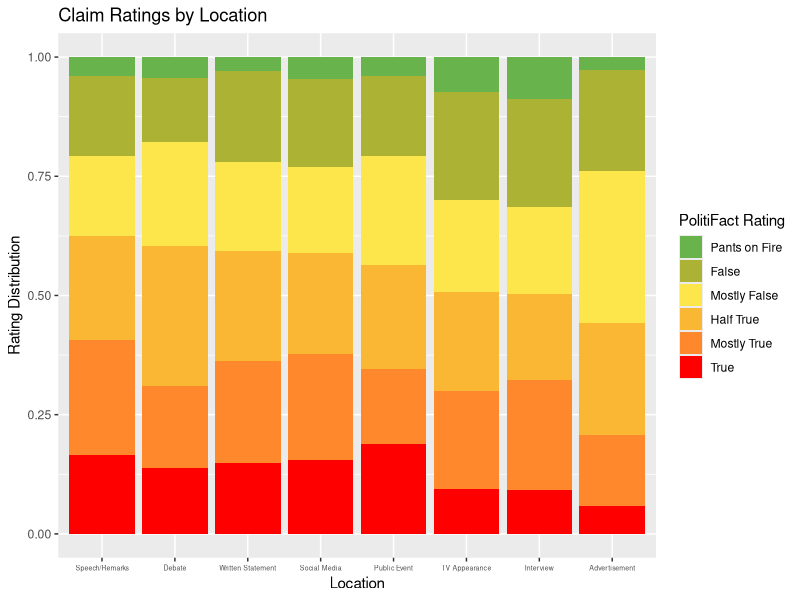
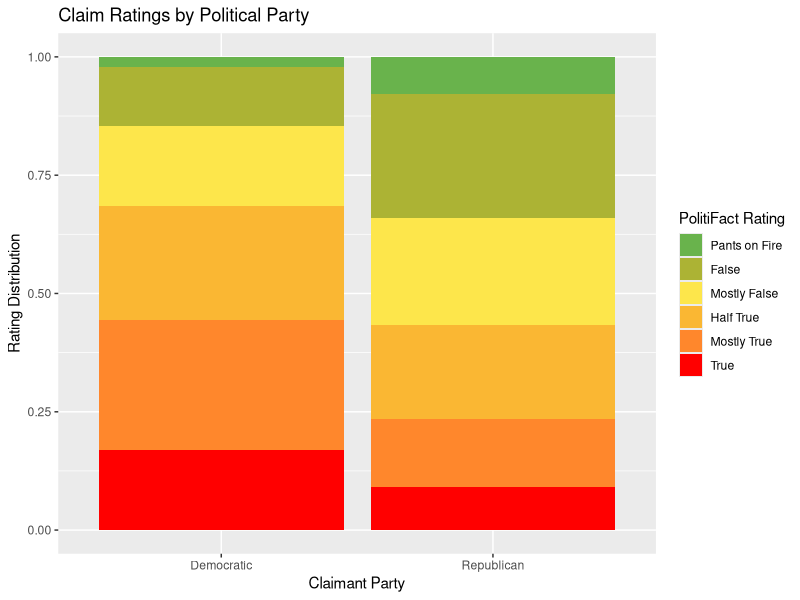
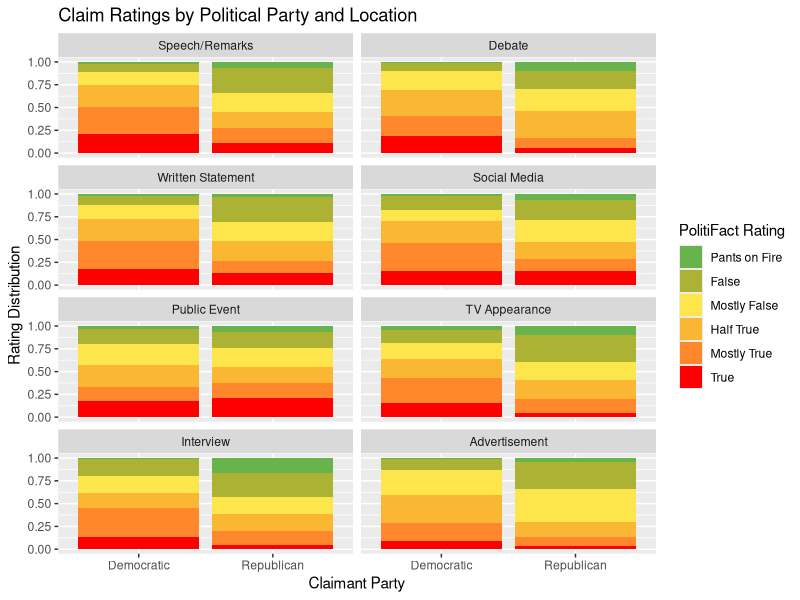
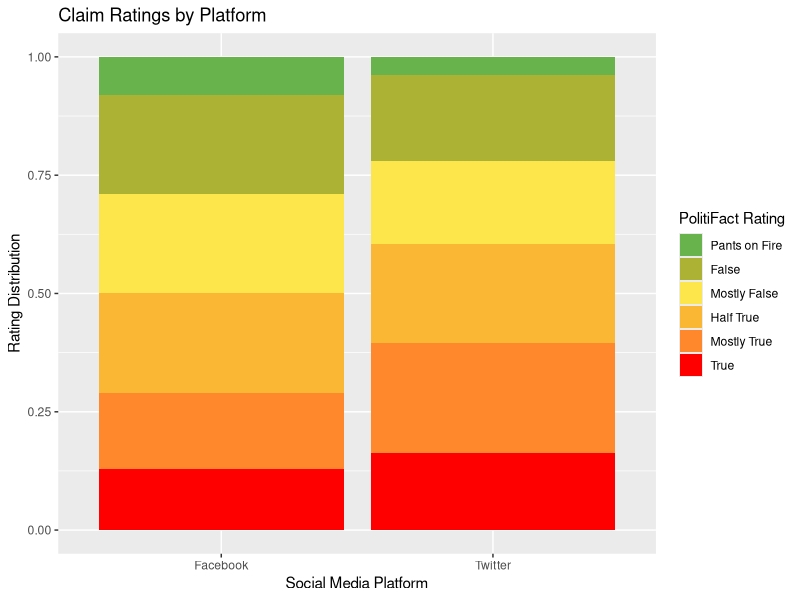
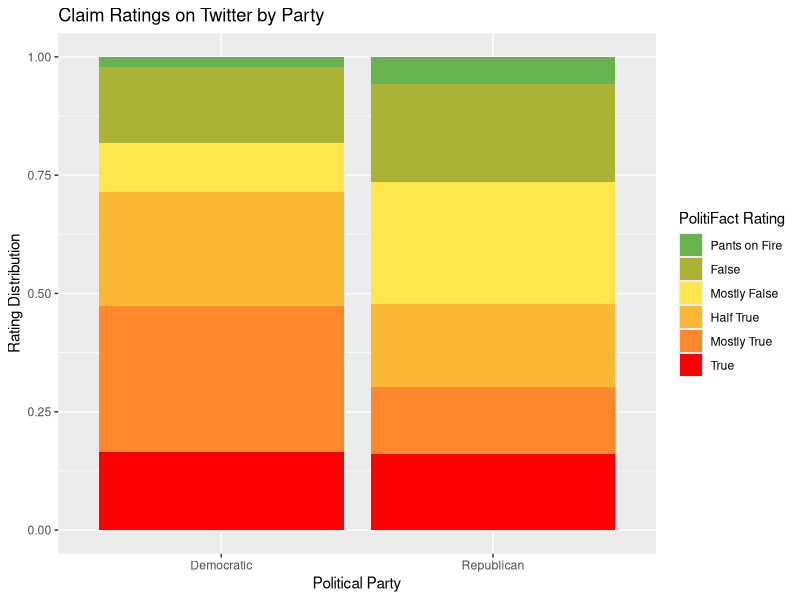
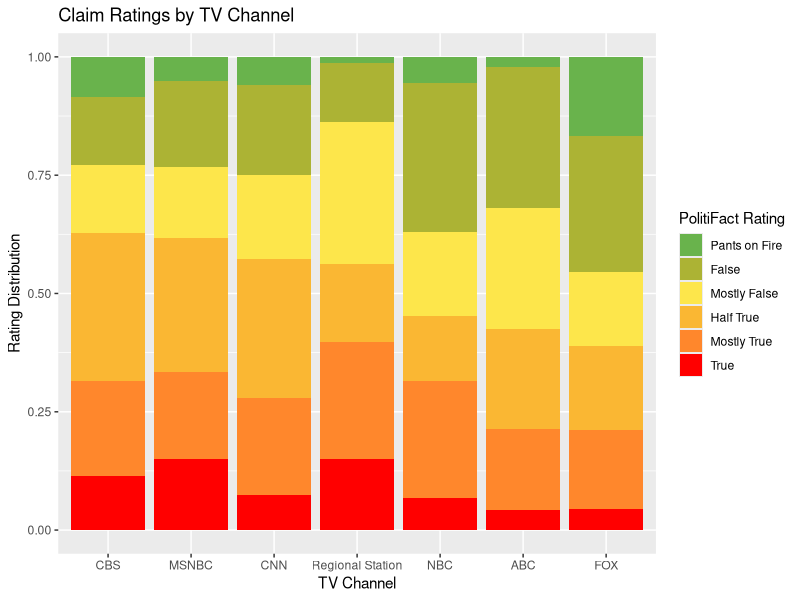
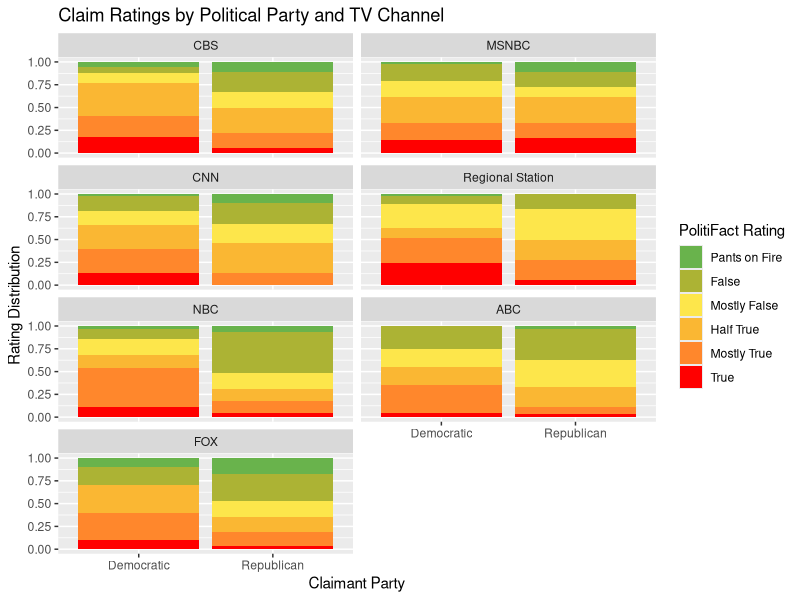

Generate these figures, in order, with R:
## ---- chunk 1
knitr::opts_chunk$set(echo = TRUE)
library(tidyverse)
library(knitr)
## ---- chunk 2
loc_tags <- read.csv("pf_mega_location.csv")

loc_tags$textualRating <- factor(loc_tags$textualRating, 
                              levels = c("Pants on Fire", 
                                         "False", 
                                         "Mostly False", 
                                         "Half True", 
                                         "Mostly True", 
                                         "True"))

truenesscolors = c("#69B34C", "#ACB334", "#FDE64B", "#FAB733", "#FF872C", "#FF0000")
## ---- chunk 3
loc_tags %>%
  group_by(location) %>%
  summarise(count = n(), percentage = (n()*100)/nrow(loc_tags)) %>%
  arrange(desc(count)) %>%
  kable(caption = "Distribution of All Claims by Location", digits = 1)
## ---- chunk 4
loc_relevel <- loc_tags %>%
  mutate(location = fct_relevel(location, c("Speech/Remarks",
                                            "Debate",
                                            "Written Statement",
                                            "Social Media",
                                            "Public Event",
                                            "TV Appearance",
                                            "Interview",
                                            "Advertisement")))
loc_relevel %>%
  ggplot(aes(x = location, fill = textualRating)) +
  geom_bar(position = "fill") +
  labs(
    x = "Location",
    y = "Rating Distribution",
    fill = "PolitiFact Rating",
    title = "Claim Ratings by Location"
  ) +
  scale_fill_manual(values = truenesscolors) +
  theme(axis.text.x = element_text(size = 5))  
## ---- chunk 5
all_loc_count <- loc_tags %>%
  group_by(location) %>%
  summarize(count = n()) %>%
  pull(count)

all_ad <- loc_tags %>%
  filter(location == "Advertisement") %>%
  group_by(textualRating) %>%
  summarize(percentage = (n()*100)/all_loc_count[1])
all_ad$location <- "Advertisement"

all_deb <- loc_tags %>%
  filter(location == "Debate") %>%
  group_by(textualRating) %>%
  summarize(percentage = (n()*100)/all_loc_count[2])
all_deb$location <- "Debate"

all_int <- loc_tags %>%
  filter(location == "Interview") %>%
  group_by(textualRating) %>%
  summarize(percentage = (n()*100)/all_loc_count[3])
all_int$location <- "Interview"

all_pub <- loc_tags %>%
  filter(location == "Public Event") %>%
  group_by(textualRating) %>%
  summarize(percentage = (n()*100)/all_loc_count[4])
all_pub$location <- "Public Event"

all_soc <- loc_tags %>%
  filter(location == "Social Media") %>%
  group_by(textualRating) %>%
  summarize(percentage = (n()*100)/all_loc_count[5])
all_soc$location <- "Social Media"

all_spe <- loc_tags %>%
  filter(location == "Speech/Remarks") %>%
  group_by(textualRating) %>%
  summarize(percentage = (n()*100)/all_loc_count[6])
all_spe$location <- "Speech/Remarks"

all_tv <- loc_tags %>%
  filter(location == "TV Appearance") %>%
  group_by(textualRating) %>%
  summarize(percentage = (n()*100)/all_loc_count[7])
all_tv$location <- "TV Appearance"

all_wri <- loc_tags %>%
  filter(location == "Written Statement") %>%
  group_by(textualRating) %>%
  summarize(percentage = (n()*100)/all_loc_count[8])
all_wri$location <- "Written Statement"

all_loc <- rbind(all_ad, all_deb, all_int, all_pub, all_soc, all_spe, all_tv, all_wri)
all_loc %>%
  pivot_wider(names_from = textualRating, values_from = percentage) %>%
  kable(caption = "Proportion of Ratings in Percent, by Location", digits = 1)
## ---- chunk 6
loc_tags %>%
  group_by(claimant_party) %>%
  summarise(count = n(), percentage = (100*count)/nrow(loc_tags)) %>%
  kable(caption = "Claims Count by Party", digits = 2)
## ---- chunk 7
loc_tags %>%
  ggplot(aes(x = claimant_party, fill = textualRating)) +
  geom_bar(position = "fill") +
  labs(
    x = "Claimant Party",
    y = "Rating Distribution",
    fill = "PolitiFact Rating",
    title = "Claim Ratings by Political Party"
  ) +
  scale_fill_manual(values = truenesscolors)
## ---- chunk 8
loc_tags %>%
  group_by(location, claimant_party) %>%
  summarise(count = n()) %>%
  pivot_wider(names_from = location, values_from = count) %>%
  kable(caption = "Distribution of Claims by Party and Location")
## ---- chunk 9
loc_relevel %>%
  ggplot(aes(x = claimant_party, fill = textualRating)) +
  geom_bar(position = "fill") +
  facet_wrap(~ location, ncol = 2) +
  labs(
    x = "Claimant Party",
    y = "Rating Distribution",
    fill = "PolitiFact Rating",
    title = "Claim Ratings by Political Party and Location"
  ) +
  scale_fill_manual(values = truenesscolors)
## ---- chunk 10
loc_tags %>%
  filter(location == "Social Media") %>%
  group_by(location.extra) %>%
  summarise(count = n()) %>%
  kable(caption = "Distribution of Claims by Social Media App")
## ---- chunk 11
loc_tags %>%
  filter(location == "Social Media",
         location.extra == "Twitter" | location.extra == "Facebook") %>%
  ggplot(aes(x = location.extra, fill = textualRating)) +
  geom_bar(position = "fill") +
  labs(
    x = "Social Media Platform",
    y = "Rating Distribution",
    fill = "PolitiFact Rating",
    title = "Claim Ratings by Platform"
  ) +
  scale_fill_manual(values = truenesscolors)
## ---- chunk 12
social <- loc_tags %>%
  filter(location == "Social Media",
         location.extra == "Twitter" | location.extra == "Facebook") %>%
  group_by(location.extra) %>%
  summarize(count = n()) %>%
  pull(count)

social_fac <- loc_tags %>%
  filter(location == "Social Media",
         location.extra == "Facebook") %>%
  group_by(textualRating) %>%
  summarize(percentage = (100*n())/social[1])
social_fac$platform <- "Facebook"

social_twit <- loc_tags %>%
  filter(location == "Social Media",
         location.extra == "Twitter") %>%
  group_by(textualRating) %>%
  summarize(percentage = (100*n())/social[2])
social_twit$platform <- "Twitter"

social_prop <- rbind(social_fac, social_twit)
social_prop %>%
  pivot_wider(names_from = textualRating, values_from = percentage) %>%
  kable(caption = "Percentage of Ratings by Platform", digits = 1)
## ---- chunk 13
loc_tags %>%
  filter(location == "Social Media",
         location.extra == "Twitter") %>%
  ggplot(aes(x = claimant_party, fill = textualRating)) +
  geom_bar(position = "fill") +
  labs(
    x = "Political Party",
    y = "Rating Distribution",
    fill = "PolitiFact Rating",
    title = "Claim Ratings on Twitter by Party"
  ) +
  scale_fill_manual(values = truenesscolors)

loc_tags %>%
  filter(location == "Social Media",
         location.extra == "Twitter") %>%
  group_by(claimant_party) %>%
  summarise(count = n()) %>%
  pivot_wider(names_from = claimant_party, values_from = count) %>%
  kable(caption = "Twitter Claims by Party")
## ---- chunk 14
twit_claims <- loc_tags %>%
  filter(location == "Social Media",
         location.extra == "Twitter") %>%
  group_by(claimant_party) %>%
  summarise(count = n()) %>%
  pull(count)

twit_dems <- loc_tags %>%
  filter(location == "Social Media",
         location.extra == "Twitter",
         claimant_party == "Democratic") %>%
  group_by(textualRating) %>%
  summarise(percentage = (100*n())/twit_claims[1])
twit_dems$party <- "Democratic"

twit_reps <- loc_tags %>%
  filter(location == "Social Media",
         location.extra == "Twitter",
         claimant_party == "Republican") %>%
  group_by(textualRating) %>%
  summarise(percentage = (100*n())/twit_claims[2])
twit_reps$party <- "Republican"

twit_props <- rbind(twit_dems, twit_reps)
twit_props %>%
  pivot_wider(names_from = textualRating, values_from = percentage) %>%
  kable(caption = "Percentage of Claims by Rating and Party",
        digits = 1)

twit_dems_count <- loc_tags %>%
  filter(location == "Social Media",
         location.extra == "Twitter",
         claimant_party == "Democratic") %>%
  group_by(textualRating) %>%
  summarise(count = n())
twit_dems_count$party <- "Democratic"

twit_reps_count <- loc_tags %>%
  filter(location == "Social Media",
         location.extra == "Twitter",
         claimant_party == "Republican") %>%
  group_by(textualRating) %>%
  summarise(count = n())
twit_reps_count$party <- "Republican"

twit_count <- rbind(twit_dems_count, twit_reps_count)
twit_count %>%
  pivot_wider(names_from = textualRating, values_from = count, values_fill = 0) %>%
  kable(caption = "Count of Claims by Rating and Party",
        digits = 1)
## ---- chunk 15
loc_tags %>%
  filter(location == "TV Appearance") %>%
  group_by(location.extra) %>%
  summarise(count = n()) %>%
  kable(caption = "Distribution of TV Appearances")
## ---- chunk 16
tv_cleaned <- loc_tags %>%
  filter(location == "TV Appearance",
         location.extra == "FOX" | 
           location.extra == "ABC" |
           location.extra == "CBS" |
           location.extra == "CNN" | 
           location.extra == "MSNBC" | 
           location.extra == "NBC" | 
           location.extra == "Regional Station")

tv_relevel <- tv_cleaned %>%
  mutate(location.extra = fct_relevel(location.extra, c("CBS",
                                                        "MSNBC",
                                                        "CNN",
                                                        "Regional Station",
                                                        "NBC",
                                                        "ABC",
                                                        "FOX")))
tv_relevel %>%
  ggplot(aes(x = location.extra, fill = textualRating)) +
  geom_bar(position = "fill") +
  labs(
    x = "TV Channel",
    y = "Rating Distribution",
    fill = "PolitiFact Rating",
    title = "Claim Ratings by TV Channel"
  ) +
  scale_fill_manual(values = truenesscolors)
## ---- chunk 17
tv_totals <- tv_cleaned %>%
  group_by(location.extra) %>%
  summarize(count = n()) %>%
  pull(count)

abc_prop <- loc_tags %>%
  filter(location == "TV Appearance",
         location.extra == "ABC") %>%
  group_by(textualRating) %>%
  summarize(percentage = (100*n())/tv_totals[1])
abc_prop$channel <- "ABC"

cbs_prop <- loc_tags %>%
  filter(location == "TV Appearance",
         location.extra == "CBS") %>%
  group_by(textualRating) %>%
  summarize(percentage = (100*n())/tv_totals[2])
cbs_prop$channel <- "CBS"

cnn_prop <- loc_tags %>%
  filter(location == "TV Appearance",
         location.extra == "CNN") %>%
  group_by(textualRating) %>%
  summarize(percentage = (100*n())/tv_totals[3])
cnn_prop$channel <- "CNN"

fox_prop <- loc_tags %>%
  filter(location == "TV Appearance",
         location.extra == "FOX") %>%
  group_by(textualRating) %>%
  summarize(percentage = (100*n())/tv_totals[4])
fox_prop$channel <- "FOX"

msnbc_prop <- loc_tags %>%
  filter(location == "TV Appearance",
         location.extra == "MSNBC") %>%
  group_by(textualRating) %>%
  summarize(percentage = (100*n())/tv_totals[5])
msnbc_prop$channel <- "MSNBC"

nbc_prop <- loc_tags %>%
  filter(location == "TV Appearance",
         location.extra == "NBC") %>%
  group_by(textualRating) %>%
  summarize(percentage = (100*n())/tv_totals[6])
nbc_prop$channel <- "NBC"
  
rs_prop <- loc_tags %>%
  filter(location == "TV Appearance",
         location.extra == "Regional Station") %>%
  group_by(textualRating) %>%
  summarize(percentage = (100*n())/tv_totals[7])
rs_prop$channel <- "Regional Station"

tv_props <- rbind(abc_prop, cbs_prop, cnn_prop, fox_prop, msnbc_prop, nbc_prop, rs_prop)

tv_props %>%
  pivot_wider(names_from = textualRating, values_from = percentage) %>%
  kable(caption = "Claim Rating Proportions by TV Channel", digits = 1)
## ---- chunk 18
tv_relevel %>%
  ggplot(aes(x = claimant_party, fill = textualRating)) +
  geom_bar(position = "fill") +
  facet_wrap(~ location.extra, ncol = 2) +
  labs(
    x = "Claimant Party",
    y = "Rating Distribution",
    fill = "PolitiFact Rating",
    title = "Claim Ratings by Political Party and TV Channel"
  ) +
  scale_fill_manual(values = truenesscolors)
## ---- chunk 19
abc_count <- loc_tags %>%
   filter(location == "TV Appearance",
         location.extra == "ABC") %>%
  group_by(claimant_party, textualRating) %>%
  summarize(count = n())
abc_count$channel <- "ABC"

cbs_count <- loc_tags %>%
   filter(location == "TV Appearance",
         location.extra == "CBS") %>%
  group_by(claimant_party, textualRating) %>%
  summarize(count = n()) 
cbs_count$channel <- "CBS"

cnn_count <- loc_tags %>%
   filter(location == "TV Appearance",
         location.extra == "CNN") %>%
  group_by(claimant_party, textualRating) %>%
  summarize(count = n())
cnn_count$channel <- "CNN"

fox_count <- loc_tags %>%
   filter(location == "TV Appearance",
         location.extra == "FOX") %>%
  group_by(claimant_party, textualRating) %>%
  summarize(count = n())
fox_count$channel <- "FOX"

msnbc_count <- loc_tags %>%
   filter(location == "TV Appearance",
         location.extra == "MSNBC") %>%
  group_by(claimant_party, textualRating) %>%
  summarize(count = n())
msnbc_count$channel <- "MSNBC"

nbc_count <- loc_tags %>%
   filter(location == "TV Appearance",
         location.extra == "NBC") %>%
  group_by(claimant_party, textualRating) %>%
  summarize(count = n())
nbc_count$channel <- "NBC"

reg_count <- loc_tags %>%
   filter(location == "TV Appearance",
         location.extra == "Regional Station") %>%
  group_by(claimant_party, textualRating) %>%
  summarize(count = n()) 
reg_count$channel <- "Regional Station"

count <- rbind(abc_count, 
               cbs_count, 
               cnn_count, 
               fox_count, 
               msnbc_count, 
               nbc_count, 
               reg_count) %>%
  mutate(party = claimant_party) %>%
  ungroup() %>%
  select(-1)

count %>%
  pivot_wider(names_from = textualRating, values_from = count, values_fill = 0) %>%
  kable(caption = "Claim Count by Party and TV Channel")
## ---- chunk 20
tv_totals_dems <- tv_cleaned %>%
  filter(claimant_party == "Democratic") %>%
  group_by(location.extra) %>%
  summarize(count = n()) %>%
  pull(count)

abc_prop_dems <- loc_tags %>%
  filter(location == "TV Appearance",
         location.extra == "ABC",
         claimant_party == "Democratic") %>%
  group_by(textualRating) %>%
  summarize(percentage = (100*n())/tv_totals_dems[1])
abc_prop_dems$channel <- "ABC"
abc_prop_dems$party <- "Democratic"

cbs_prop_dems <- loc_tags %>%
  filter(location == "TV Appearance",
         location.extra == "CBS",
         claimant_party == "Democratic") %>%
  group_by(textualRating) %>%
  summarize(percentage = (100*n())/tv_totals_dems[2])
cbs_prop_dems$channel <- "CBS"
cbs_prop_dems$party <- "Democratic"

cnn_prop_dems <- loc_tags %>%
  filter(location == "TV Appearance",
         location.extra == "CNN",
         claimant_party == "Democratic") %>%
  group_by(textualRating) %>%
  summarize(percentage = (100*n())/tv_totals_dems[3])
cnn_prop_dems$channel <- "CNN"
cnn_prop_dems$party <- "Democratic"

fox_prop_dems <- loc_tags %>%
  filter(location == "TV Appearance",
         location.extra == "FOX",
         claimant_party == "Democratic") %>%
  group_by(textualRating) %>%
  summarize(percentage = (100*n())/tv_totals_dems[4])
fox_prop_dems$channel <- "FOX"
fox_prop_dems$party <- "Democratic"

msnbc_prop_dems <- loc_tags %>%
  filter(location == "TV Appearance",
         location.extra == "MSNBC",
         claimant_party == "Democratic") %>%
  group_by(textualRating) %>%
  summarize(percentage = (100*n())/tv_totals_dems[5])
msnbc_prop_dems$channel <- "MSNBC"
msnbc_prop_dems$party <- "Democratic"

nbc_prop_dems <- loc_tags %>%
  filter(location == "TV Appearance",
         location.extra == "NBC",
         claimant_party == "Democratic") %>%
  group_by(textualRating) %>%
  summarize(percentage = (100*n())/tv_totals_dems[6])
nbc_prop_dems$channel <- "NBC"
nbc_prop_dems$party <- "Democratic"
  
rs_prop_dems <- loc_tags %>%
  filter(location == "TV Appearance",
         location.extra == "Regional Station",
         claimant_party == "Democratic") %>%
  group_by(textualRating) %>%
  summarize(percentage = (100*n())/tv_totals_dems[7])
rs_prop_dems$channel <- "Regional Station"
rs_prop_dems$party <- "Democratic"

tv_props_dems <- rbind(abc_prop_dems, cbs_prop_dems, cnn_prop_dems, fox_prop_dems, msnbc_prop_dems, nbc_prop_dems, rs_prop_dems)

tv_totals_reps <- tv_cleaned %>%
  filter(claimant_party == "Republican") %>%
  group_by(location.extra) %>%
  summarize(count = n()) %>%
  pull(count)

abc_prop_reps <- loc_tags %>%
  filter(location == "TV Appearance",
         location.extra == "ABC",
         claimant_party == "Republican") %>%
  group_by(textualRating) %>%
  summarize(percentage = (100*n())/tv_totals_reps[1])
abc_prop_reps$channel <- "ABC"
abc_prop_reps$party <- "Republican"

cbs_prop_reps <- loc_tags %>%
  filter(location == "TV Appearance",
         location.extra == "CBS",
         claimant_party == "Republican") %>%
  group_by(textualRating) %>%
  summarize(percentage = (100*n())/tv_totals_reps[2])
cbs_prop_reps$channel <- "CBS"
cbs_prop_reps$party <- "Republican"

cnn_prop_reps <- loc_tags %>%
  filter(location == "TV Appearance",
         location.extra == "CNN",
         claimant_party == "Republican") %>%
  group_by(textualRating) %>%
  summarize(percentage = (100*n())/tv_totals_reps[3])
cnn_prop_reps$channel <- "CNN"
cnn_prop_reps$party <- "Republican"

fox_prop_reps <- loc_tags %>%
  filter(location == "TV Appearance",
         location.extra == "FOX",
         claimant_party == "Republican") %>%
  group_by(textualRating) %>%
  summarize(percentage = (100*n())/tv_totals_reps[4])
fox_prop_reps$channel <- "FOX"
fox_prop_reps$party <- "Republican"

msnbc_prop_reps <- loc_tags %>%
  filter(location == "TV Appearance",
         location.extra == "MSNBC",
         claimant_party == "Republican") %>%
  group_by(textualRating) %>%
  summarize(percentage = (100*n())/tv_totals_reps[5])
msnbc_prop_reps$channel <- "MSNBC"
msnbc_prop_reps$party <- "Republican"

nbc_prop_reps <- loc_tags %>%
  filter(location == "TV Appearance",
         location.extra == "NBC",
         claimant_party == "Republican") %>%
  group_by(textualRating) %>%
  summarize(percentage = (100*n())/tv_totals_reps[6])
nbc_prop_reps$channel <- "NBC"
nbc_prop_reps$party <- "Republican"
  
rs_prop_reps <- loc_tags %>%
  filter(location == "TV Appearance",
         location.extra == "Regional Station",
         claimant_party == "Republican") %>%
  group_by(textualRating) %>%
  summarize(percentage = (100*n())/tv_totals_reps[7])
rs_prop_reps$channel <- "Regional Station"
rs_prop_reps$party <- "Republican"

tv_props_reps <- rbind(abc_prop_reps, cbs_prop_reps, cnn_prop_reps, fox_prop_reps, msnbc_prop_reps, nbc_prop_reps, rs_prop_reps)

tv_props_byparty <- rbind(tv_props_dems, tv_props_reps)

tv_props_byparty %>%
  arrange(channel) %>%
  pivot_wider(names_from = textualRating, values_from = percentage, values_fill = 0) %>%
  kable(caption = "Claim Rating Proportions by Party and TV Channel", digits = 1)
